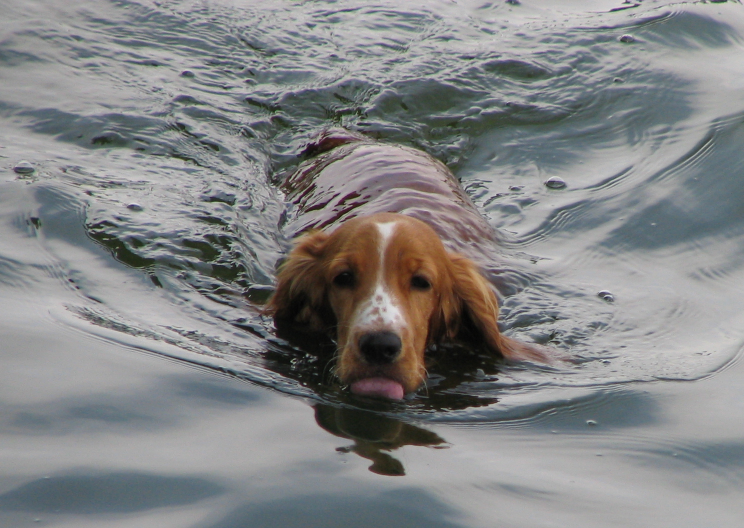
#> input picture example-images/Swimming_dog_bgiu.jpg, 1488 x 1056 px (shown at 1/2 size)
$ python color_extraction_image.py
#> lines starting #> are read from the running program, lines starting #| are printed output that depends on the picture
import cv2
import matplotlib.pyplot as plt
from sklearn.cluster import KMeans
import numpy as np
from collections import Counter

def RGB2HEX(color):
    return "#{:02x}{:02x}{:02x}".format(int(color[0]), int(color[1]), int(color[2]))

def extract_colors(image_path, num_color_clusters=10):
#> called with image_path = '../example-images/Swimming_dog_bgiu.jpg', num_color_clusters = 10
    image = cv2.imread(image_path)
#> image is the input picture: shape (1056, 1488, 3); mean B, G, R 132.8, 132.2, 131.1
    image = cv2.cvtColor(image, cv2.COLOR_BGR2RGB)

    modified_image = cv2.resize(image, (600, 400), interpolation = cv2.INTER_AREA)
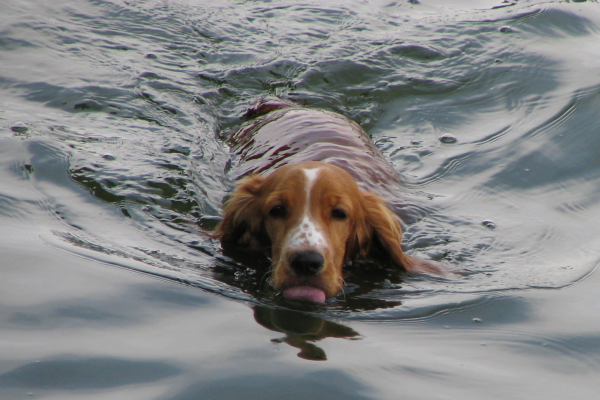
#> modified_image: shape (400, 600, 3); mean R, G, B 131.1, 132.2, 132.8
    # Now, flatten the image
    modified_image = modified_image.reshape(modified_image.shape[0]*modified_image.shape[1], 3)

    # Fit KMeans clustering to the points
    clf = KMeans(n_clusters = num_color_clusters)
    labels = clf.fit_predict(modified_image)

    counts = Counter(labels)
#> counts = 10 items

    center_colors = clf.cluster_centers_

    ordered_colors = [center_colors[i] for i in counts.keys()]
#> ordered_colors = [[146.1, 147.1, 148.6], [165.2, 164.9, 165], [121.6, 126.8, 131.9], [94.6, 106.1, 113.2], [182.1, 181.2, 181.3], [76.44, 82.71, 83.65], [57.91, 52.59, 45.12], [26.26, 24.8, 20.03], [143.9, 105.6, 78.28], [110, 70.27, 44.22]]
    hex_colors = [RGB2HEX(ordered_colors[i]) for i in counts.keys()]
#> hex_colors = ['#a5a4a5', '#4c5253', '#8f694e', '#b6b5b5', '#5e6a71', '#39342d', '#797e83', '#1a1814', '#929394', '#6d462c']
    rgb_colors = [ordered_colors[i] for i in counts.keys()]
#> rgb_colors = [[165.2, 164.9, 165], [76.44, 82.71, 83.65], [143.9, 105.6, 78.28], [182.1, 181.2, 181.3], [94.6, 106.1, 113.2], [57.91, 52.59, 45.12], [121.6, 126.8, 131.9], [26.26, 24.8, 20.03], [146.1, 147.1, 148.6], [110, 70.27, 44.22]]

    return rgb_colors,hex_colors,counts


if __name__=="__main__":
    image_path = "../example-images/Swimming_dog_bgiu.jpg"
    rgb_colors,hex_colors,counts = extract_colors(image_path)
#> counts = 10 items

    plt.figure(figsize = (8, 6))
    plt.pie(counts.values(), labels = hex_colors, colors = hex_colors)
    plt.savefig('color-pie-chart.png')
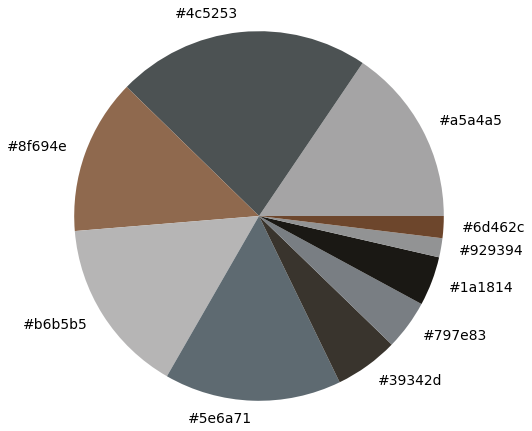
#> figure drawn by matplotlib, 1 panel
